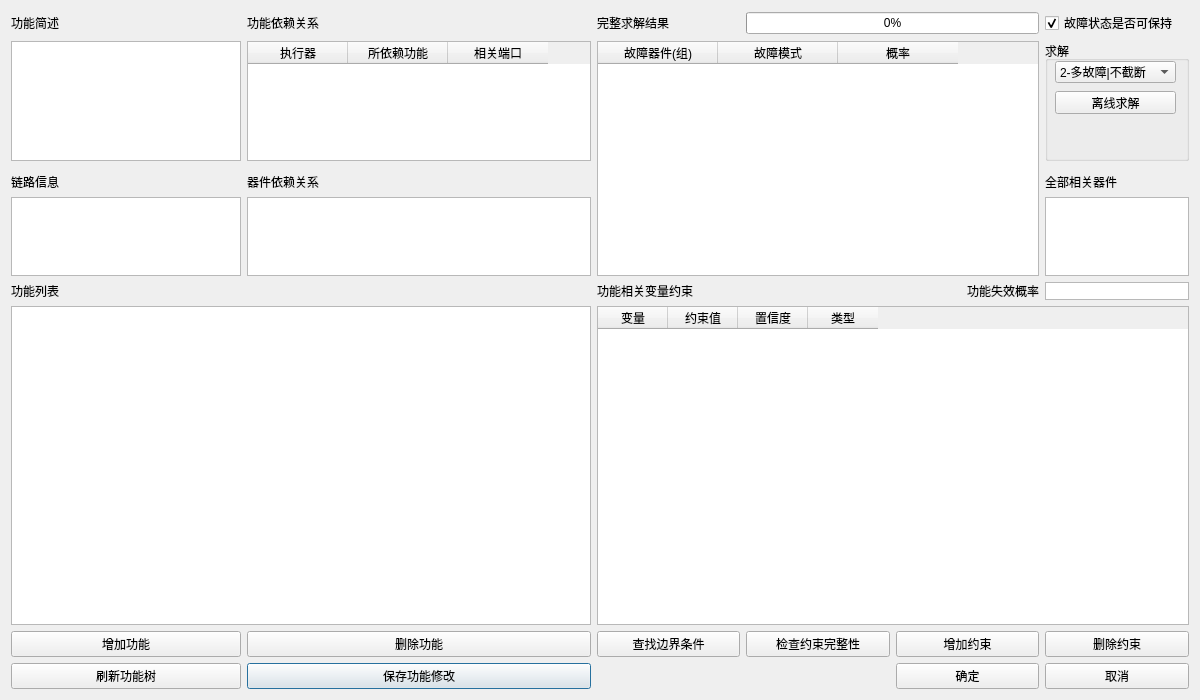
<?xml version="1.0" encoding="UTF-8"?>
<ui version="4.0">
 <class>SelectFunctionDialog</class>
 <widget class="QDialog" name="SelectFunctionDialog">
  <property name="geometry">
   <rect>
    <x>0</x>
    <y>0</y>
    <width>1200</width>
    <height>700</height>
   </rect>
  </property>
  <property name="sizePolicy">
   <sizepolicy hsizetype="Preferred" vsizetype="Preferred">
    <horstretch>0</horstretch>
    <verstretch>0</verstretch>
   </sizepolicy>
  </property>
  <property name="minimumSize">
   <size>
    <width>0</width>
    <height>10</height>
   </size>
  </property>
  <property name="windowTitle">
   <string>选择待诊断的功能</string>
  </property>
  <property name="styleSheet">
   <string notr="true"/>
  </property>
  <property name="sizeGripEnabled">
   <bool>false</bool>
  </property>
  <layout class="QGridLayout" name="gridLayout" rowstretch="0,0,0,3,0,0,2,0,8,0,0" columnstretch="8,12,5,5,5,5">
   <item row="10" column="1">
    <widget class="QPushButton" name="btn_SaveFunc">
     <property name="text">
      <string>保存功能修改</string>
     </property>
    </widget>
   </item>
   <item row="7" column="5">
    <widget class="QPlainTextEdit" name="textEditFaultProbability">
     <property name="minimumSize">
      <size>
       <width>0</width>
       <height>0</height>
      </size>
     </property>
     <property name="maximumSize">
      <size>
       <width>2000</width>
       <height>18</height>
      </size>
     </property>
     <property name="inputMethodHints">
      <set>Qt::ImhNone</set>
     </property>
     <property name="verticalScrollBarPolicy">
      <enum>Qt::ScrollBarAlwaysOff</enum>
     </property>
     <property name="horizontalScrollBarPolicy">
      <enum>Qt::ScrollBarAlwaysOff</enum>
     </property>
     <property name="plainText">
      <string/>
     </property>
    </widget>
   </item>
   <item row="0" column="3" colspan="2">
    <widget class="QProgressBar" name="progressBar">
     <property name="value">
      <number>0</number>
     </property>
    </widget>
   </item>
   <item row="0" column="0">
    <widget class="QLabel" name="label_2">
     <property name="text">
      <string>功能简述</string>
     </property>
    </widget>
   </item>
   <item row="7" column="4">
    <widget class="QLabel" name="label_9">
     <property name="text">
      <string>功能失效概率</string>
     </property>
     <property name="alignment">
      <set>Qt::AlignRight|Qt::AlignTrailing|Qt::AlignVCenter</set>
     </property>
    </widget>
   </item>
   <item row="9" column="5">
    <widget class="QPushButton" name="btn_DelObs">
     <property name="text">
      <string>删除约束</string>
     </property>
    </widget>
   </item>
   <item row="10" column="0">
    <widget class="QPushButton" name="btn_UpdateSubFunc">
     <property name="text">
      <string>刷新功能树</string>
     </property>
    </widget>
   </item>
   <item row="6" column="5">
    <widget class="QPlainTextEdit" name="textEditAllComponent">
     <property name="maximumSize">
      <size>
       <width>16777215</width>
       <height>16777215</height>
      </size>
     </property>
    </widget>
   </item>
   <item row="7" column="2">
    <widget class="QLabel" name="label_8">
     <property name="text">
      <string>功能相关变量约束</string>
     </property>
    </widget>
   </item>
   <item row="0" column="5">
    <widget class="QCheckBox" name="checkBoxPersistent">
     <property name="text">
      <string>故障状态是否可保持</string>
     </property>
     <property name="checked">
      <bool>true</bool>
     </property>
    </widget>
   </item>
   <item row="9" column="2">
    <widget class="QPushButton" name="btn_CalBoundaryConditions">
     <property name="text">
      <string>查找边界条件</string>
     </property>
    </widget>
   </item>
   <item row="7" column="0">
    <widget class="QLabel" name="label">
     <property name="text">
      <string>功能列表</string>
     </property>
    </widget>
   </item>
   <item row="10" column="5">
    <widget class="QPushButton" name="btn_Cancel">
     <property name="text">
      <string>取消</string>
     </property>
    </widget>
   </item>
   <item row="5" column="0">
    <widget class="QLabel" name="label_4">
     <property name="text">
      <string>链路信息</string>
     </property>
    </widget>
   </item>
   <item row="3" column="2" rowspan="4" colspan="3">
    <widget class="QTableWidget" name="table_result">
     <attribute name="horizontalHeaderDefaultSectionSize">
      <number>120</number>
     </attribute>
     <column>
      <property name="text">
       <string>故障器件(组)</string>
      </property>
     </column>
     <column>
      <property name="text">
       <string>故障模式</string>
      </property>
     </column>
     <column>
      <property name="text">
       <string>概率</string>
      </property>
     </column>
    </widget>
   </item>
   <item row="0" column="2">
    <widget class="QLabel" name="label_7">
     <property name="text">
      <string>完整求解结果</string>
     </property>
    </widget>
   </item>
   <item row="3" column="0">
    <widget class="QPlainTextEdit" name="textEditFunctionDescription">
     <property name="sizePolicy">
      <sizepolicy hsizetype="Preferred" vsizetype="Preferred">
       <horstretch>0</horstretch>
       <verstretch>0</verstretch>
      </sizepolicy>
     </property>
     <property name="maximumSize">
      <size>
       <width>16777215</width>
       <height>16777215</height>
      </size>
     </property>
    </widget>
   </item>
   <item row="8" column="2" colspan="4">
    <widget class="QTableWidget" name="table_test">
     <property name="sizePolicy">
      <sizepolicy hsizetype="Preferred" vsizetype="Preferred">
       <horstretch>0</horstretch>
       <verstretch>0</verstretch>
      </sizepolicy>
     </property>
     <property name="minimumSize">
      <size>
       <width>0</width>
       <height>0</height>
      </size>
     </property>
     <property name="selectionBehavior">
      <enum>QAbstractItemView::SelectRows</enum>
     </property>
     <property name="columnCount">
      <number>4</number>
     </property>
     <attribute name="horizontalHeaderDefaultSectionSize">
      <number>70</number>
     </attribute>
     <column>
      <property name="text">
       <string>变量</string>
      </property>
     </column>
     <column>
      <property name="text">
       <string>约束值</string>
      </property>
     </column>
     <column>
      <property name="text">
       <string>置信度</string>
      </property>
     </column>
     <column>
      <property name="text">
       <string>类型</string>
      </property>
     </column>
    </widget>
   </item>
   <item row="0" column="1">
    <widget class="QLabel" name="label_6">
     <property name="styleSheet">
      <string notr="true"/>
     </property>
     <property name="text">
      <string>功能依赖关系</string>
     </property>
    </widget>
   </item>
   <item row="5" column="5">
    <widget class="QLabel" name="label_3">
     <property name="text">
      <string>全部相关器件</string>
     </property>
    </widget>
   </item>
   <item row="10" column="4">
    <widget class="QPushButton" name="btn_Ok">
     <property name="text">
      <string>确定</string>
     </property>
    </widget>
   </item>
   <item row="9" column="0">
    <widget class="QPushButton" name="btn_AddFunc">
     <property name="text">
      <string>增加功能</string>
     </property>
    </widget>
   </item>
   <item row="3" column="1">
    <widget class="QTableWidget" name="table_FunctionDependency">
     <property name="selectionBehavior">
      <enum>QAbstractItemView::SelectRows</enum>
     </property>
     <column>
      <property name="text">
       <string>执行器</string>
      </property>
     </column>
     <column>
      <property name="text">
       <string>所依赖功能</string>
      </property>
     </column>
     <column>
      <property name="text">
       <string>相关端口</string>
      </property>
     </column>
    </widget>
   </item>
   <item row="6" column="1">
    <widget class="QTextEdit" name="textEditComponentDependency">
     <property name="styleSheet">
      <string notr="true"/>
     </property>
    </widget>
   </item>
   <item row="6" column="0">
    <widget class="QPlainTextEdit" name="textEditLink">
     <property name="maximumSize">
      <size>
       <width>16777215</width>
       <height>16777215</height>
      </size>
     </property>
    </widget>
   </item>
   <item row="9" column="4">
    <widget class="QPushButton" name="btn_AddObs">
     <property name="text">
      <string>增加约束</string>
     </property>
    </widget>
   </item>
   <item row="9" column="1">
    <widget class="QPushButton" name="btn_DelFunc">
     <property name="text">
      <string>删除功能</string>
     </property>
    </widget>
   </item>
   <item row="5" column="1">
    <widget class="QLabel" name="label_5">
     <property name="text">
      <string>器件依赖关系</string>
     </property>
    </widget>
   </item>
   <item row="9" column="3">
    <widget class="QPushButton" name="btn_CheckConstraints">
     <property name="text">
      <string>检查约束完整性</string>
     </property>
    </widget>
   </item>
   <item row="3" column="5">
    <widget class="QGroupBox" name="groupBox">
     <property name="title">
      <string>求解</string>
     </property>
     <widget class="QPushButton" name="btn_OfflineSolve">
      <property name="geometry">
       <rect>
        <x>10</x>
        <y>50</y>
        <width>121</width>
        <height>23</height>
       </rect>
      </property>
      <property name="sizePolicy">
       <sizepolicy hsizetype="Preferred" vsizetype="Preferred">
        <horstretch>0</horstretch>
        <verstretch>0</verstretch>
       </sizepolicy>
      </property>
      <property name="maximumSize">
       <size>
        <width>16777215</width>
        <height>16777215</height>
       </size>
      </property>
      <property name="text">
       <string>离线求解</string>
      </property>
     </widget>
     <widget class="QComboBox" name="comboBoxSolveMode">
      <property name="geometry">
       <rect>
        <x>10</x>
        <y>20</y>
        <width>121</width>
        <height>22</height>
       </rect>
      </property>
      <property name="currentIndex">
       <number>2</number>
      </property>
      <item>
       <property name="text">
        <string>0-单故障</string>
       </property>
      </item>
      <item>
       <property name="text">
        <string>1-多故障|截断</string>
       </property>
      </item>
      <item>
       <property name="text">
        <string>2-多故障|不截断</string>
       </property>
      </item>
     </widget>
    </widget>
   </item>
   <item row="8" column="0" colspan="2">
    <widget class="QWidget" name="widget" native="true">
     <property name="styleSheet">
      <string notr="true"/>
     </property>
     <layout class="QGridLayout" name="gridLayout_2">
      <property name="leftMargin">
       <number>0</number>
      </property>
      <property name="topMargin">
       <number>0</number>
      </property>
      <property name="rightMargin">
       <number>0</number>
      </property>
      <property name="bottomMargin">
       <number>0</number>
      </property>
      <property name="spacing">
       <number>0</number>
      </property>
      <item row="0" column="0">
       <widget class="QTreeWidget" name="functionTree">
        <property name="sizePolicy">
         <sizepolicy hsizetype="Preferred" vsizetype="Preferred">
          <horstretch>0</horstretch>
          <verstretch>0</verstretch>
         </sizepolicy>
        </property>
        <property name="minimumSize">
         <size>
          <width>0</width>
          <height>0</height>
         </size>
        </property>
        <attribute name="headerVisible">
         <bool>false</bool>
        </attribute>
        <column>
         <property name="text">
          <string notr="true">1</string>
         </property>
        </column>
       </widget>
      </item>
     </layout>
    </widget>
   </item>
  </layout>
 </widget>
 <resources/>
 <connections/>
</ui>
